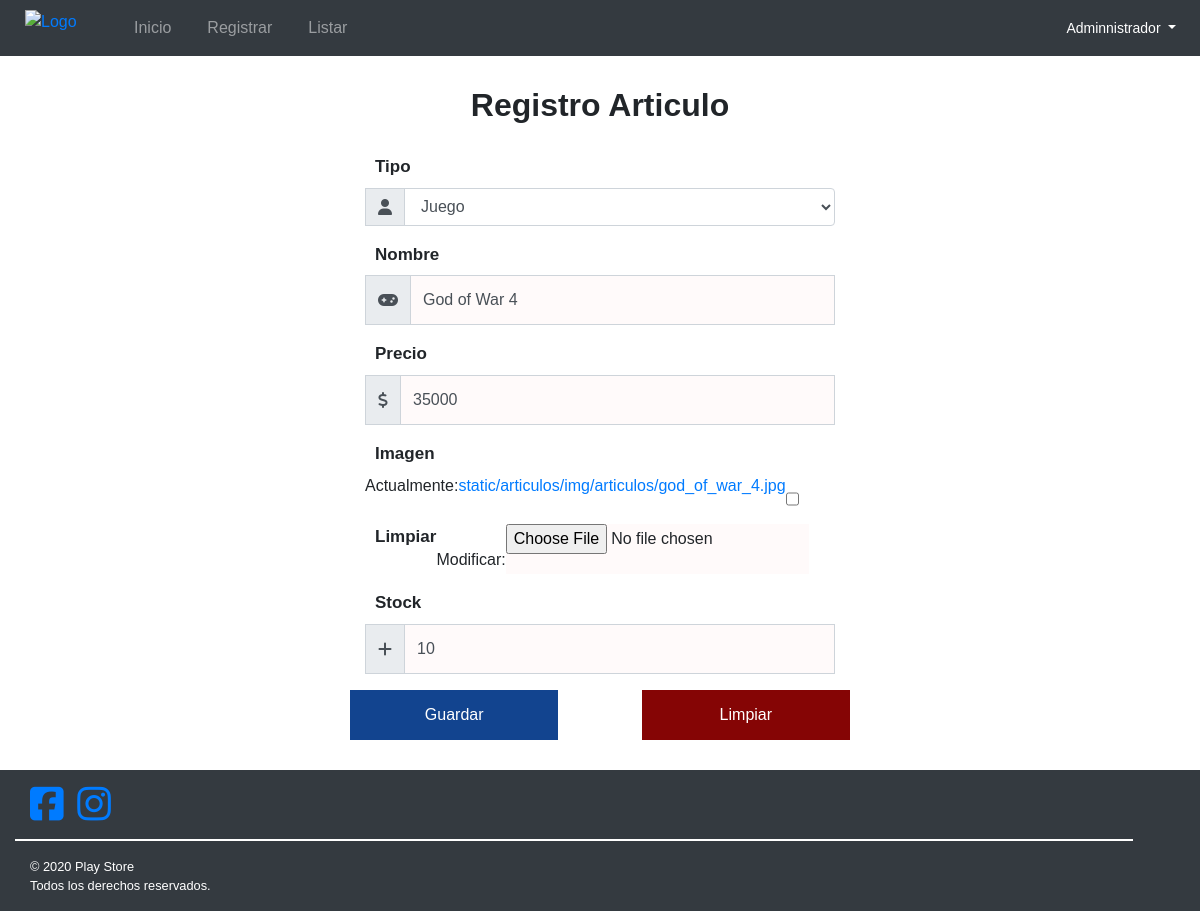
The page /articulos/articulo/modificar/24/ on the database its author committed.
### articulos/models.py (models this page shows, shortened)
class Articulo(models.Model):
    tipoArticulo = models.ForeignKey(Tipo_Articulo, on_delete=models.CASCADE)
    nombre = models.CharField(max_length=100)
    precio = models.IntegerField()
    img = models.ImageField(upload_to='static/articulos/img/articulos', null=True, blank=True)
    stock = models.IntegerField()
    class Meta:
        ordering=['nombre']

### articulos/views.py (the view, shortened to what this page needs)
# urls.py: path('articulo/modificar/<id>/', views.modificarArticulo, name='articulo-modificar'),
def modificarArticulo(request, id):
    articulo = Articulo.objects.get(id=id)
    data ={
        'form':ArticuloForm(instance=articulo)
    }
    return render(request, 'articulos/registerArticulo.html', data)

### articulos/forms.py
class ArticuloForm(ModelForm):
    class Meta:
        model= Articulo
        fields = ['tipoArticulo','nombre','precio','img','stock']
        widgets= {
            'tipoArticulo': forms.Select(
                attrs={
                    'class':'form-control'
                }
            ),
            'nombre': forms.TextInput(
                attrs={
                    'class':'form-control'
                }
            ),
            'precio': forms.NumberInput(
                attrs={
                    'class':'form-control'
                }
            ),
            'stock': forms.NumberInput(
                attrs={
                    'class':'form-control'
                }
            )
        }

### articulos/models.py (called while the page is built)
    def __str__(self):
        return self.descripcion

### articulos/templates/articulos/registerArticulo.html (shortened to what this page needs)
{% extends "articulos/base_articulos.html" %} {% load static %} {% block title %}<title>Registro Articulos</title>{% endblock %} {% block content %}
{% load crispy_forms_tags %}
<div id="contenedorFormularioArticulos" class="row justify-content-center">
    <h2 class="col-12">Registro Articulo</h2>
    <form id="formularioArticulos" action="" method="POST" class="col-xl-5 col-md-7 col-xs-12" enctype="multipart/form-data">
        <div class="form-group">
            <label for="tipoArticulo" class="d-none d-sm-block">Tipo</label>
            <div class="input-group tipoArticulo">
                <div class="input-group-prepend">
                    <div class="input-group-text"><i class="fas fa-user"></i></div>
                </div>
                {{form.tipoArticulo}}
            </div>
        </div>
        <div class="form-group">
            <label for="nombreArticulo" class="d-none d-sm-block">Nombre</label>
            <div class="input-group nombreArticulo">
                <div class="input-group-prepend">
                    <div class="input-group-text"><i class="fas fa-gamepad"></i></div>
                </div>
                {{form.nombre}}
            </div>
        </div>
        <div class="form-group">
            <label for="precioArticulo" class="d-none d-sm-block">Precio</label>
            <div class="input-group precioArticulo">
                <div class="input-group-prepend">
                    <div class="input-group-text"><i class="fas fa-dollar-sign"></i></i></div>
                </div>
                {{form.precio}}
            </div>
        </div>
        <div class="form-group">
            <label for="imagenArticulo" class="d-none d-sm-block">Imagen</label>
            <div class="input-group imagenArticulo">
                {{form.img}}
            </div>
        </div>
        <div class="form-group">
            <label for="stockArticulo" class="d-none d-sm-block">Stock</label>
            <div class="input-group stockArticulo">
                <div class="input-group-prepend">
                    <div class="input-group-text"><i class="fas fa-plus"></i></i></div>
                </div>
                {{form.stock}}
            </div>
        </div>
        <div class="row justify-content-between">
            <button class="btn btn-primary col-12 col-md-5 articulosSubmit" type="submit">Guardar</button>
            <button class="btn btn-danger col-12 col-md-5 articulosReset" type="reset">Limpiar</button>
        </div>
    </form>
</div>
{% endblock %}

### articulos/static/articulos/css/style.css (style rules this page uses)
* { margin: 0px; padding: 0px; list-style: none; text-decoration: none; font-family: sans-serif; box-sizing: border-box; }
h2 { text-align: center; margin-bottom: 30px; }

### articulos/static/articulos/css/style_articulos.css (style rules this page uses)
#contenedorFormularioArticulos { margin-top: 30px; margin-bottom: 30px; }
#contenedorFormularioArticulos h2 { text-align: center; font-weight: bold; margin-bottom: 30px; }
#contenedorFormularioArticulos label { font-weight: bold; font-size: 17px; margin-left: 10px; }
#contenedorFormularioArticulos form div.input-group-text { border-radius: 0; }
#contenedorFormularioArticulos input { border-radius: 0; height: 50px; background-color: #fffafa; }
#contenedorFormularioArticulos button { border-radius: 0; height: 50px; }
#contenedorFormularioArticulos button.articulosSubmit { background-color: #12448f; border: #12448f; }
#contenedorFormularioArticulos button.articulosReset { background-color: #850505; border: #850505; }

### rows shown on the page
Articulo: tipoArticulo "Juego", nombre "God of War 4", precio "35000", stock "10"
